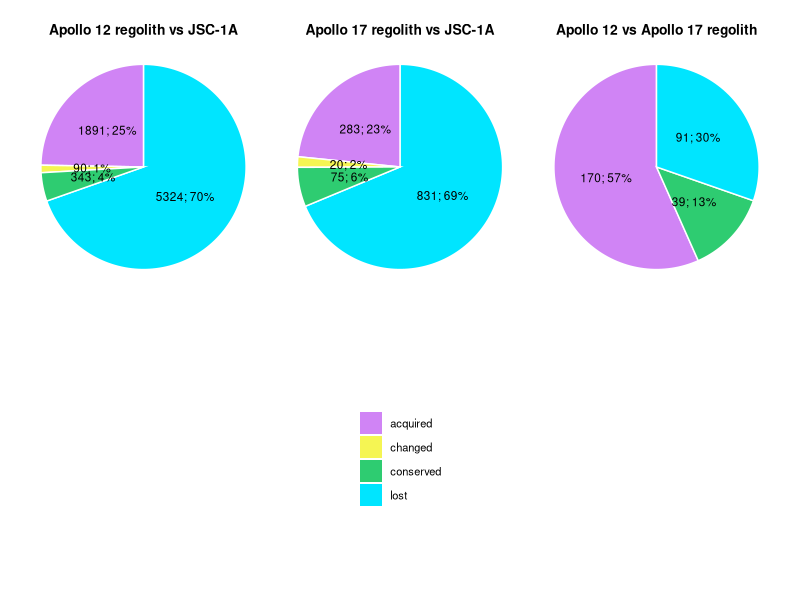

Write the R code that produced this figure.
library(ggplot2)
library(dplyr)
library(patchwork)

# ---------- DATI ----------
df1 <- data.frame(
  category = c("lost", "acquired", "changed", "conserved"),
  value = c(5324, 1891, 90, 343)
)

df2 <- data.frame(
  category = c("lost", "acquired", "changed", "conserved"),
  value = c(831, 283, 20, 75)
)

df3 <- data.frame(
  category = c("acquired", "conserved", "lost"),
  value = c(170, 39, 91)
)

# ---------- COLORI ----------
colors <- c(
  "acquired" = "#D084F5",   # viola
  "changed"  = "#F5F553",   # giallo
  "conserved"= "#2ECC71",   # verde
  "lost"     = "#00E5FF"    # azzurro
)

# ---------- FUNZIONE PER PLOT A TORTA ----------
pie_plot <- function(data, title) {
  data %>%
    mutate(
      pct = round(value / sum(value) * 100),
      label = paste0(value, "; ", pct, "%")
    ) %>%
    ggplot(aes(x = "", y = value, fill = category)) +
    geom_col(width = 1, color = "white") +
    coord_polar(theta = "y") +
    geom_text(aes(label = label),
              position = position_stack(vjust = 0.5),
              size = 3) +
    scale_fill_manual(values = colors) +
    theme_void() +
    ggtitle(title) +
    theme(
      plot.title = element_text(hjust = 0.5, face = "bold", size = 10),
      legend.position = "none"
    )
}

# ---------- COSTRUZIONE DEI TRE GRAFICI ----------
p1 <- pie_plot(df1, "Apollo 12 regolith vs JSC-1A")
p2 <- pie_plot(df2, "Apollo 17 regolith vs JSC-1A")
p3 <- pie_plot(df3, "Apollo 12 vs Apollo 17 regolith")

# ---------- LEGGENDA SEPARATA ----------
legend_plot <- ggplot(df1, aes(x="", y=value, fill=category)) +
  geom_col() +
  scale_fill_manual(values=colors, name="") +
  theme_void() +
  theme(legend.text = element_text(size=8))

legend <- cowplot::get_legend(legend_plot)

# ---------- PANNELO FINALE ----------
(p1 | p2 | p3) / legend
